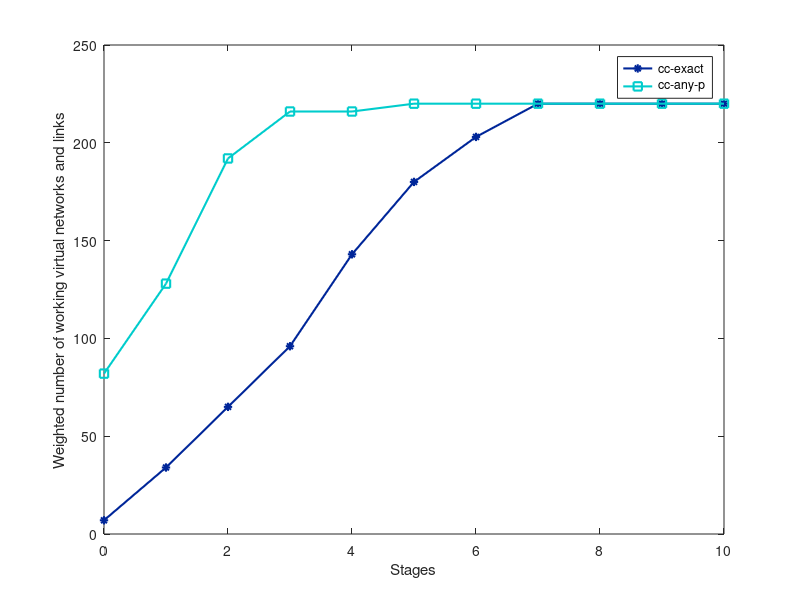

MATLAB code for this plot: (Note: this script raises an error after producing the figure.)
%vdiary('myScript.m');
clear all; close all; clc;
markerSet = {':k*',':ko',':ks',':kv',':kp',':kd',':kx',':kh'}; 
color1 = [0.55 0 0];
color2 = [0 0.15 0.6];
color3 = [0 0.23 0];
color4 = [0.6 0 0.6];
color5 = [0.08 0.08 0.08];
color6 = [0 0.8 0.8];
color7 = [0.8 0.4 0];
color8 = [0.8 0.8 0];
x = [0 1 2 3 4 5 6 7 8 9 10];
%ncExact = [7 34 65 96 143 180 203 220 220 220 220];
ccExact = [7 34 65 96 143 180 203 220 220 220 220];
% keep node mapping, possible to reconfigure link
%ncNodeP = [0 0 0 3 6 9 12 12 12 12];
ccNodeP = [0 0 0 0 9 12 12 12 12 12];
% any mapping, possible to reconfigure link
%ncAnyP = [0 0 0 5 9 12 12 12 12 12];
ccAnyP = [82 128 192 216 216 220 220 220 220 220 220];

z = cos(x);

h = figure(1);
%plot(x,ncExact,char(markerSet(1)), 'LineWidth', 1.5, 'LineStyle','-', 'color', color1);
%hold on
plot(x,ccExact,char(markerSet(1)), 'LineWidth', 1.5, 'LineStyle','-', 'color', color2);
%hold on
%plot(x,z,'b.-','LineWidth',1.5)
%plot(x,ncNodeP,char(markerSet(2)),'LineWidth',1.5, 'LineStyle','-', 'color', color3)
hold on
%plot(x,ccNodeP,char(markerSet(2)),'LineWidth',1.5, 'LineStyle','-', 'color', color4)
%hold on
plot(x,ccAnyP,char(markerSet(3)),'LineWidth',1.5, 'LineStyle','-', 'color', color6)


xlabel('Stages')
ylabel('Weighted number of working virtual networks and links')
lgd = legend('cc-exact', 'cc-any-p');
lgd.Location = 'northwest';
%legend('cc-exact', 'cc-node-p','cc-any-p')

%set(gca(), 'LooseInset', get(gca(), 'TightInset'));
%saveas(h,'myPlot.pdf')

%plot(x)
%%after plotting write this code to save resize figure in PDF
%%format
%%export figure in selected dimension
scale=2;
    if true
      % code
    end
  type=2; % type=1 for inches and 2 for centimeter
if type==1
    paperunits='inches';
    filewidth=3;%inches
    fileheight=2.5;%inches
end
if type==2
paperunits='centimeters';
filewidth=7.5;%cm
fileheight=5.5;%cm
end
filetype='pdf';
res=300;%resolution
size=[filewidth fileheight]*scale;
set(gcf,'paperunits',paperunits,'paperposition',[0 0 size]);
set(gcf, 'PaperSize', size);
saveas(gcf,'weighted_working_infrastuctures',filetype)